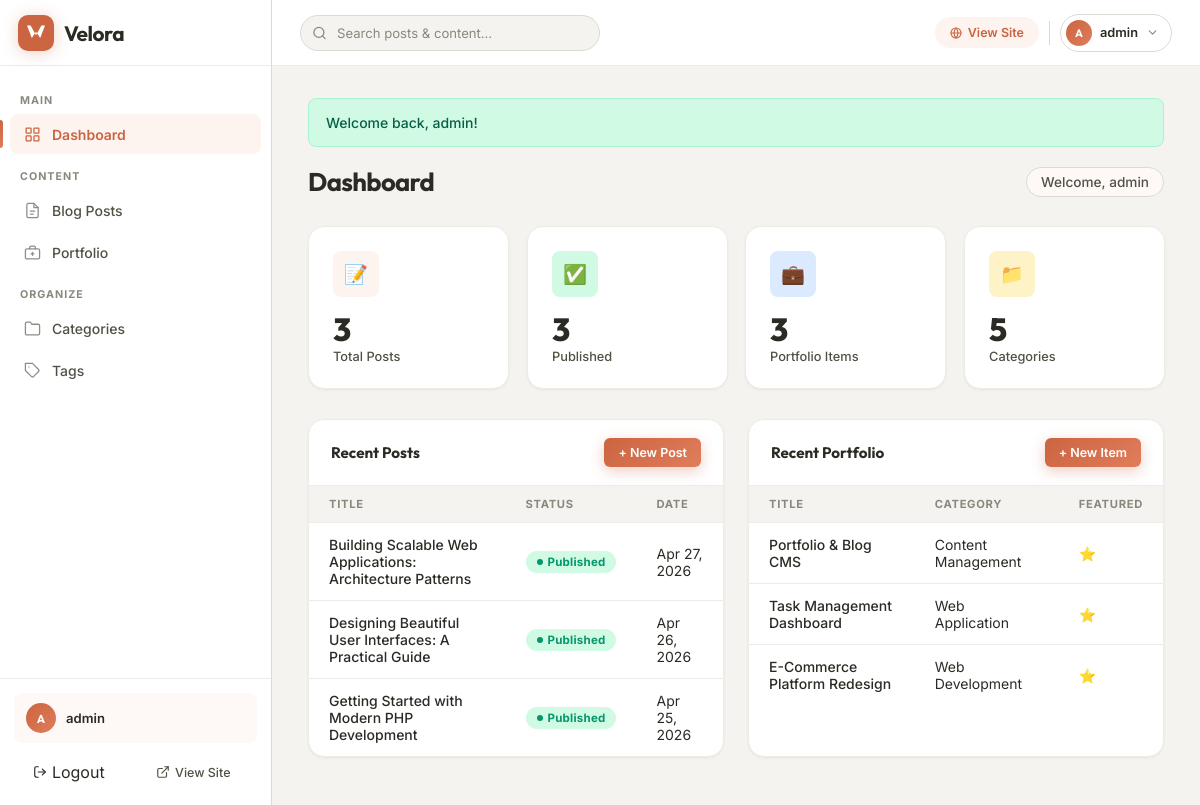
/admin/index.php (signed in), run on the app's committed database.
### tables this page shows
CREATE TABLE IF NOT EXISTS `users` (
    `id` INT UNSIGNED AUTO_INCREMENT PRIMARY KEY,
    `username` VARCHAR(50) NOT NULL UNIQUE,
    `password` VARCHAR(255) NOT NULL,
    `email` VARCHAR(100) NOT NULL UNIQUE,
    `created_at` DATETIME NOT NULL DEFAULT CURRENT_TIMESTAMP
);

CREATE TABLE IF NOT EXISTS `blog_posts` (
    `id` INT UNSIGNED AUTO_INCREMENT PRIMARY KEY,
    `title` VARCHAR(255) NOT NULL,
    `slug` VARCHAR(280) NOT NULL UNIQUE,
    `content` LONGTEXT NOT NULL,
    `excerpt` TEXT NULL,
    `featured_image` VARCHAR(255) NULL,
    `category_id` INT UNSIGNED NULL,
    `author_id` INT UNSIGNED NOT NULL,
    `status` ENUM('draft','published') NOT NULL DEFAULT 'draft',
    `created_at` DATETIME NOT NULL DEFAULT CURRENT_TIMESTAMP,
    `updated_at` DATETIME NOT NULL DEFAULT CURRENT_TIMESTAMP ON UPDATE CURRENT_TIMESTAMP,
    INDEX `idx_status` (`status`),
    INDEX `idx_category` (`category_id`),
    INDEX `idx_author` (`author_id`),
    INDEX `idx_created` (`created_at`),
    CONSTRAINT `fk_post_category` FOREIGN KEY (`category_id`) REFERENCES `categories`(`id`) ON DELETE SET NULL,
    CONSTRAINT `fk_post_author` FOREIGN KEY (`author_id`) REFERENCES `users`(`id`) ON DELETE CASCADE
);

CREATE TABLE IF NOT EXISTS `portfolio_items` (
    `id` INT UNSIGNED AUTO_INCREMENT PRIMARY KEY,
    `title` VARCHAR(255) NOT NULL,
    `slug` VARCHAR(280) NOT NULL UNIQUE,
    `description` LONGTEXT NOT NULL,
    `images` JSON NULL,
    `project_url` VARCHAR(500) NULL,
    `technologies_used` VARCHAR(500) NULL,
    `category` VARCHAR(100) NULL,
    `featured` TINYINT(1) NOT NULL DEFAULT 0,
    `created_at` DATETIME NOT NULL DEFAULT CURRENT_TIMESTAMP,
    INDEX `idx_featured` (`featured`),
    INDEX `idx_portfolio_created` (`created_at`)
);

### includes/functions.php (called while the page is built, shortened)
<?php
function sanitize($str) {
    return htmlspecialchars($str, ENT_QUOTES, 'UTF-8');
}
function isLoggedIn() {
    return isset($_SESSION['user_id']);
}
function getCurrentUser($conn) {
    $stmt = mysqli_prepare($conn, "SELECT id, username, email FROM users WHERE id = ?");
    mysqli_stmt_bind_param($stmt, 'i', $_SESSION['user_id']);
    mysqli_stmt_execute($stmt);
    $result = mysqli_stmt_get_result($stmt);
    $user = mysqli_fetch_assoc($result);
    return $user;
}
function formatDate($date, $format = 'M j, Y') {
    return date($format, strtotime($date));
}
function getFlash() {
    if (isset($_SESSION['flash'])) {
        $flash = $_SESSION['flash'];
        return $flash;
    }
    return null;
}
function getStats($conn) {
    $stats = [];
    $result = mysqli_query($conn, "SELECT COUNT(*) as c FROM blog_posts");
    $stats['total_posts'] = mysqli_fetch_assoc($result)['c'];
    $result = mysqli_query($conn, "SELECT COUNT(*) as c FROM blog_posts WHERE status='published'");
    $stats['published_posts'] = mysqli_fetch_assoc($result)['c'];
    $result = mysqli_query($conn, "SELECT COUNT(*) as c FROM blog_posts WHERE status='draft'");
    $stats['draft_posts'] = mysqli_fetch_assoc($result)['c'];
    $result = mysqli_query($conn, "SELECT COUNT(*) as c FROM portfolio_items");
    $stats['total_portfolio'] = mysqli_fetch_assoc($result)['c'];
    $result = mysqli_query($conn, "SELECT COUNT(*) as c FROM categories");
    $stats['total_categories'] = mysqli_fetch_assoc($result)['c'];
    $result = mysqli_query($conn, "SELECT COUNT(*) as c FROM tags");
    $stats['total_tags'] = mysqli_fetch_assoc($result)['c'];
    $result = mysqli_query($conn, "SELECT COUNT(*) as c FROM users");
    $stats['total_users'] = mysqli_fetch_assoc($result)['c'];
    return $stats;
}

### admin/index.php (the view, shortened to what this page needs)
<?php
require_once __DIR__ . '/includes/header.php';
$stats = getStats($conn);
$recentPosts = mysqli_query($conn, "SELECT bp.*, c.name as category_name FROM blog_posts bp LEFT JOIN categories c ON bp.category_id = c.id ORDER BY bp.created_at DESC LIMIT 5");
$recentPortfolio = mysqli_query($conn, "SELECT * FROM portfolio_items ORDER BY created_at DESC LIMIT 5");
?>
<div class="admin-topbar">
    <h1>Dashboard</h1>
    <div class="user-info">Welcome, <?= sanitize($currentUser['username']) ?></div>
</div>
<div class="stats-grid">
    <div class="stat-card">
        <div class="stat-icon lemon">📝</div>
        <div class="stat-number"><?= $stats['total_posts'] ?></div>
        <div class="stat-label">Total Posts</div>
    </div>
    <div class="stat-card">
        <div class="stat-icon green">✅</div>
        <div class="stat-number"><?= $stats['published_posts'] ?></div>
        <div class="stat-label">Published</div>
    </div>
    <div class="stat-card">
        <div class="stat-icon blue">💼</div>
        <div class="stat-number"><?= $stats['total_portfolio'] ?></div>
        <div class="stat-label">Portfolio Items</div>
    </div>
    <div class="stat-card">
        <div class="stat-icon orange">📁</div>
        <div class="stat-number"><?= $stats['total_categories'] ?></div>
        <div class="stat-label">Categories</div>
    </div>
</div>
<div style="display:grid;grid-template-columns:1fr 1fr;gap:24px">
<div class="admin-table-wrap">
    <div class="admin-table-header">
        <h3>Recent Posts</h3>
        <a href="<?= ADMIN_URL ?>/posts/create.php" class="btn btn-primary btn-sm">+ New Post</a>
    </div>
    <table class="admin-table">
        <thead><tr><th>Title</th><th>Status</th><th>Date</th></tr></thead>
        <tbody>
        <?php while ($post = mysqli_fetch_assoc($recentPosts)): ?>
        <tr>
            <td><a href="<?= ADMIN_URL ?>/posts/edit.php?id=<?= $post['id'] ?>"><?= sanitize($post['title']) ?></a></td>
            <td><span class="status-<?= $post['status'] ?>"><?= ucfirst($post['status']) ?></span></td>
            <td><?= formatDate($post['created_at']) ?></td>
        </tr>
        <?php endwhile; ?>
        </tbody>
    </table>
</div>
<div class="admin-table-wrap">
    <div class="admin-table-header">
        <h3>Recent Portfolio</h3>
        <a href="<?= ADMIN_URL ?>/portfolio/create.php" class="btn btn-primary btn-sm">+ New Item</a>
    </div>
    <table class="admin-table">
        <thead><tr><th>Title</th><th>Category</th><th>Featured</th></tr></thead>
        <tbody>
        <?php while ($item = mysqli_fetch_assoc($recentPortfolio)): ?>
        <tr>
            <td><a href="<?= ADMIN_URL ?>/portfolio/edit.php?id=<?= $item['id'] ?>"><?= sanitize($item['title']) ?></a></td>
            <td><?= sanitize($item['category'] ?? '—') ?></td>
            <td><?= $item['featured'] ? '⭐' : '—' ?></td>
        </tr>
        <?php endwhile; ?>
        </tbody>
    </table>
</div>
</div>
<?php require_once __DIR__ . '/includes/footer.php'; ?>

### admin/includes/header.php (shortened to what this page needs)
<?php require_once __DIR__ . '/auth_check.php'; $currentUser = getCurrentUser($conn); ?>
<!DOCTYPE html>
<html lang="en">
<head>
    <link rel="stylesheet" href="<?= SITE_URL ?>/public/css/admin.css">
</head>
<body class="admin-body">
<aside class="admin-sidebar" id="adminSidebar">
    <div class="sidebar-brand">
        <a href="<?= ADMIN_URL ?>/index.php" class="brand-link">
            <div class="brand-logo">
            </div>
            <span class="brand-name">Velora</span>
        </a>
    </div>
    <nav class="sidebar-nav">
        <div class="sidebar-section">Main</div>
        <a href="<?= ADMIN_URL ?>/index.php" class="<?= basename($_SERVER['PHP_SELF']) === 'index.php' && strpos($_SERVER['PHP_SELF'], '/admin/posts/') === false && strpos($_SERVER['PHP_SELF'], '/admin/portfolio/') === false ? 'active' : '' ?>">
            <span class="nav-icon">
                <svg viewBox="0 0 24 24"><rect x="3" y="3" width="7" height="7" rx="1"/><rect x="14" y="3" width="7" height="7" rx="1"/><rect x="3" y="14" width="7" height="7" rx="1"/><rect x="14" y="14" width="7" height="7" rx="1"/></svg>
            </span>
            Dashboard
        </a>
        <div class="sidebar-section">Content</div>
        <a href="<?= ADMIN_URL ?>/posts/" class="<?= strpos($_SERVER['PHP_SELF'], '/admin/posts/') !== false ? 'active' : '' ?>">
            <span class="nav-icon">
                <svg viewBox="0 0 24 24"><path d="M14 2H6a2 2 0 00-2 2v16a2 2 0 002 2h12a2 2 0 002-2V8L14 2z"/><polyline points="14 2 14 8 20 8"/><line x1="9" y1="13" x2="15" y2="13"/><line x1="9" y1="17" x2="13" y2="17"/></svg>
            </span>
            Blog Posts
        </a>
        <a href="<?= ADMIN_URL ?>/portfolio/" class="<?= strpos($_SERVER['PHP_SELF'], '/admin/portfolio/') !== false ? 'active' : '' ?>">
            <span class="nav-icon">
                <svg viewBox="0 0 24 24"><rect x="2" y="7" width="20" height="14" rx="2"/><path d="M16 7V5a2 2 0 00-2-2h-4a2 2 0 00-2 2v2"/><line x1="12" y1="12" x2="12" y2="16"/><line x1="10" y1="14" x2="14" y2="14"/></svg>
            </span>
            Portfolio
        </a>
        <div class="sidebar-section">Organize</div>
        <a href="<?= ADMIN_URL ?>/categories.php" class="<?= basename($_SERVER['PHP_SELF']) === 'categories.php' ? 'active' : '' ?>">
            <span class="nav-icon">
                <svg viewBox="0 0 24 24"><path d="M22 19a2 2 0 01-2 2H4a2 2 0 01-2-2V5a2 2 0 012-2h5l2 3h9a2 2 0 012 2z"/></svg>
            </span>
            Categories
        </a>
        <a href="<?= ADMIN_URL ?>/tags.php" class="<?= basename($_SERVER['PHP_SELF']) === 'tags.php' ? 'active' : '' ?>">
            <span class="nav-icon">
                <svg viewBox="0 0 24 24"><path d="M20.59 13.41l-7.17 7.17a2 2 0 01-2.83 0L2 12V2h10l8.59 8.59a2 2 0 010 2.82z"/><line x1="7" y1="7" x2="7.01" y2="7"/></svg>
            </span>
            Tags
        </a>
    </nav>
    <div class="sidebar-footer">
        <div class="sidebar-user">
            <div class="sidebar-avatar"><?= strtoupper(substr($currentUser['username'] ?? 'A', 0, 1)) ?></div>
            <span class="sidebar-username"><?= sanitize($currentUser['username'] ?? 'Admin') ?></span>
        </div>
        <div class="sidebar-footer-links">
            <form method="POST" action="<?= ADMIN_URL ?>/logout.php" style="flex: 1; display: flex; margin: 0; padding: 0;">
                <button type="submit" class="logout-link" title="Logout" style="flex: 1; border: none; background: transparent; font-family: inherit; font-size: inherit; color: inherit; display: flex; align-items: center; justify-content: center; gap: 5px; cursor: pointer; padding: 8px; border-radius: var(--v-radius-sm); border: 1px solid transparent; transition: all var(--v-transition);">
                    <svg viewBox="0 0 24 24"><path d="M9 21H5a2 2 0 00-2-2V5a2 2 0 012-2h4"/><polyline points="16 17 21 12 16 7"/><line x1="21" y1="12" x2="9" y2="12"/></svg>
                    Logout
                </button>
            </form>
            <a href="<?= SITE_URL ?>/" target="_blank" title="View Site">
                <svg viewBox="0 0 24 24"><path d="M18 13v6a2 2 0 01-2 2H5a2 2 0 01-2-2V8a2 2 0 012-2h6"/><polyline points="15 3 21 3 21 9"/><line x1="10" y1="14" x2="21" y2="3"/></svg>
                View Site
            </a>
        </div>
    </div>
</aside>
<header class="velora-topbar">
    <div class="topbar-left">
        <form class="topbar-search" action="<?= SITE_URL ?>/search.php" method="GET" role="search">
            <input type="text" name="q" placeholder="Search posts &amp; content…" autocomplete="off">
        </form>
    </div>
    <div class="topbar-right">
        <a href="<?= SITE_URL ?>/" class="topbar-site-link" target="_blank" rel="noopener">
            <svg viewBox="0 0 24 24"><circle cx="12" cy="12" r="10"/><line x1="2" y1="12" x2="22" y2="12"/><path d="M12 2a15.3 15.3 0 014 10 15.3 15.3 0 01-4 10 15.3 15.3 0 01-4-10 15.3 15.3 0 014-10z"/></svg>
            <span>View Site</span>
        </a>
        <div class="topbar-user">
            <div class="topbar-avatar"><?= strtoupper(substr($currentUser['username'] ?? 'A', 0, 1)) ?></div>
            <span class="topbar-username"><?= sanitize($currentUser['username'] ?? 'Admin') ?></span>
            <svg class="topbar-chevron" viewBox="0 0 24 24"><polyline points="6 9 12 15 18 9"/></svg>
        </div>
    </div>
</header>
<main class="admin-main">
<?php $flash = getFlash(); if ($flash): ?>
    <div class="alert alert-<?= $flash['type'] ?>"><?= sanitize($flash['message']) ?></div>
<?php endif; ?>

### data on the page
users: username "A", username "admin"
blog_posts: title "Building Scalable Web Applications: Architecture Patterns", status "Published", created_at "Apr 27, 2026"
blog_posts: title "Designing Beautiful User Interfaces: A Practical Guide", status "Published", created_at "Apr 26, 2026"
blog_posts: title "Getting Started with Modern PHP Development", status "Published", created_at "Apr 25, 2026"
portfolio_items: title "Portfolio & Blog CMS", category "Content Management"
portfolio_items: title "Task Management Dashboard", category "Web Application"
portfolio_items: title "E-Commerce Platform Redesign", category "Web Development"

### other printed values
$flash['message'] "Welcome back, admin!"
$stats['total_posts'] "3"
$stats['published_posts'] "3"
$stats['total_portfolio'] "3"
$stats['total_categories'] "5"
